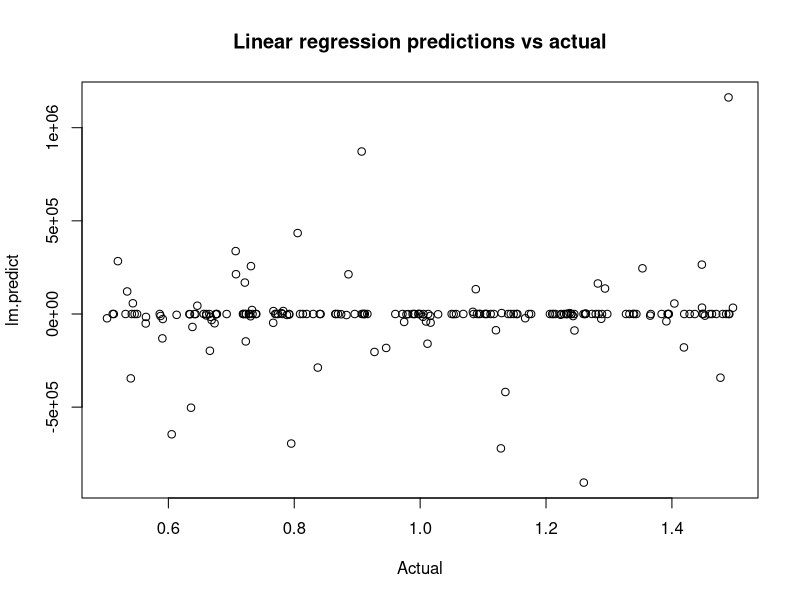
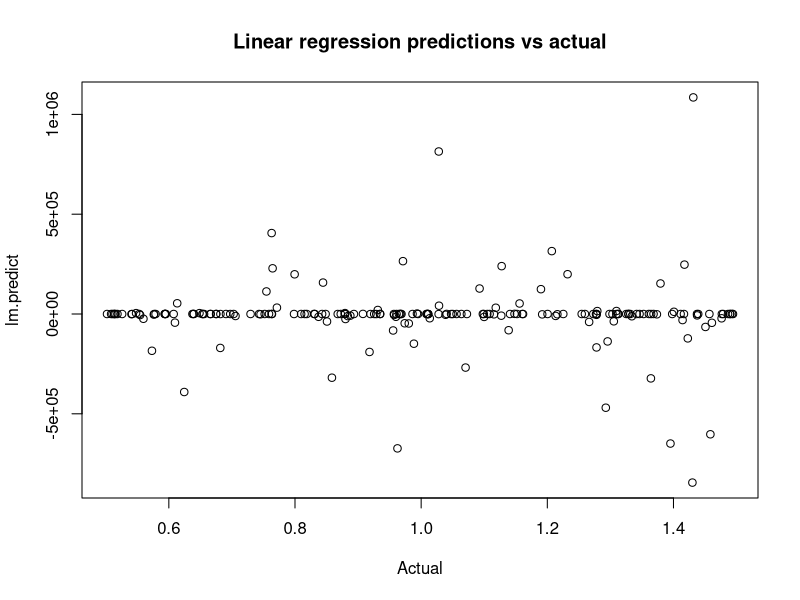
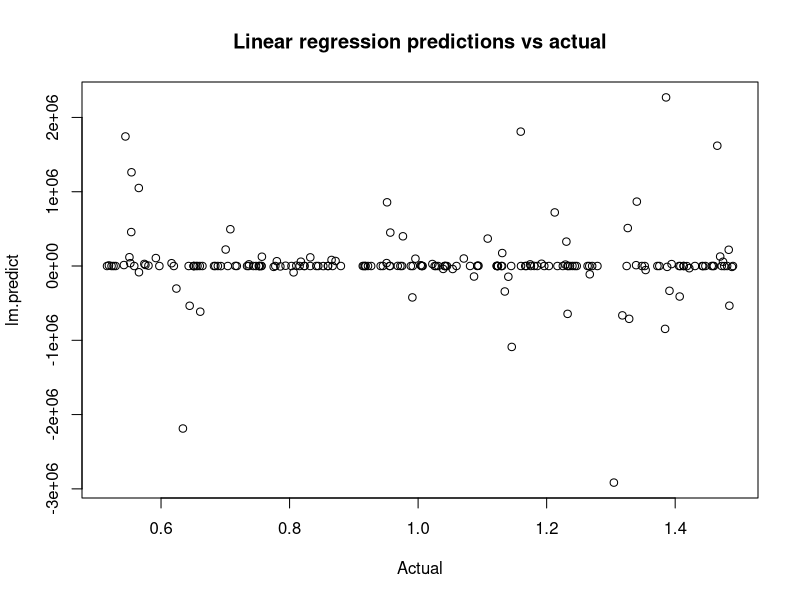
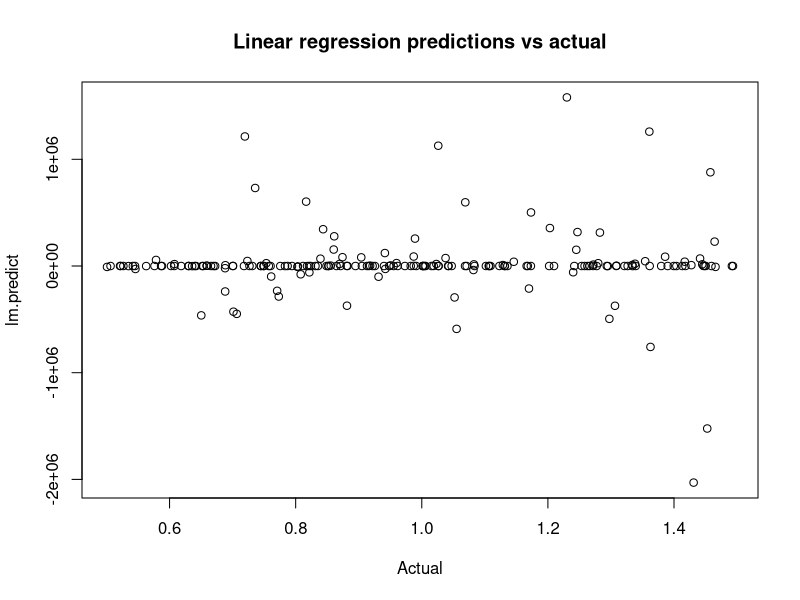
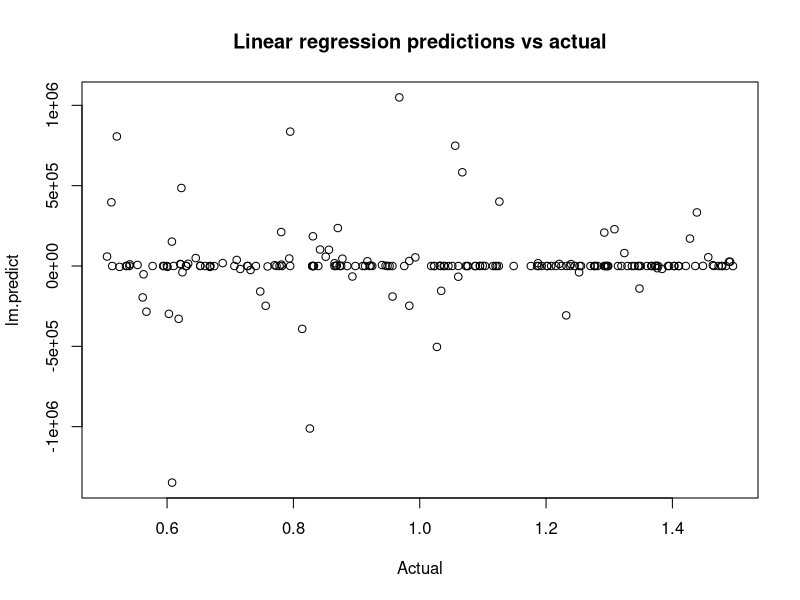
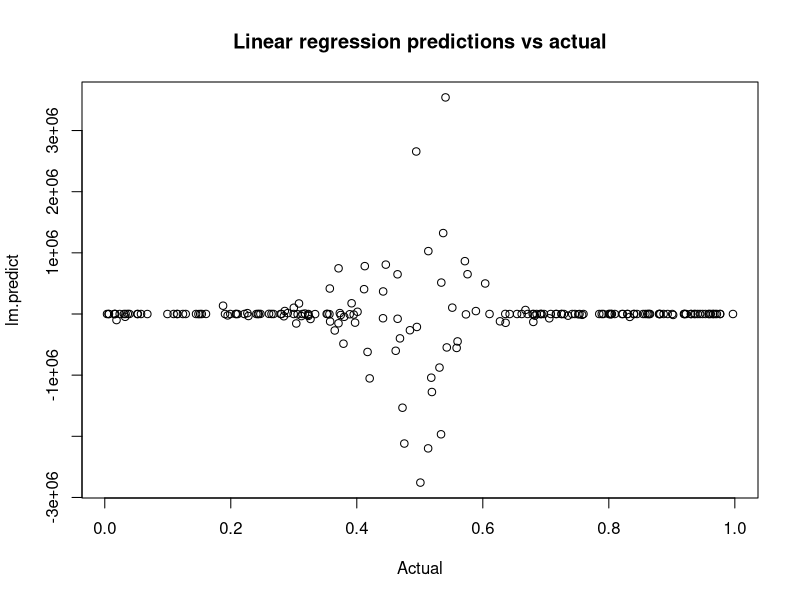
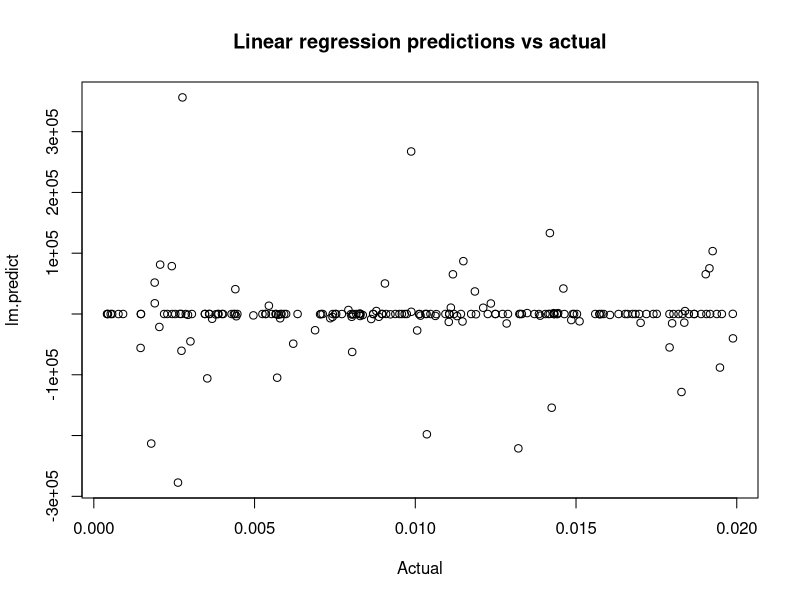

R code for these plots, in order:

# import data from csv file
x <- read.csv('train.csv',header=FALSE)
train <- x[1:800,]
test <- x[801:1000,]
sz1 <- 53
sz2 <- 21
sz <- sz1*sz2 # 1113 size of summary statistics

# start by fitting a simple linear model
# before moving on to the nnet model

models <- list()
responsenames <- paste("V", 1:7, sep='')
varnames <- paste("V", 8:(sz+7), sep='') 

for (y in responsenames){
  print(y)
  form <- formula(paste(y, "~ ."))  # varnames))
  models[[y]] <- lm(form, data=train) 
  }

#lm.fit <- lm(V1 ~ ., data=x)
for (j in 1:7){
lm.predict <- predict(models[[responsenames[j]]],test)
 
# mean squared error: 21.89483
print(mean((lm.predict - test[,j])^2)) 
 
plot(test[,j], lm.predict,
    main="Linear regression predictions vs actual",
    xlab="Actual")
}
#NB currently the 7th piece of info is spurious, so should not get a decent (predictive) model for that 
